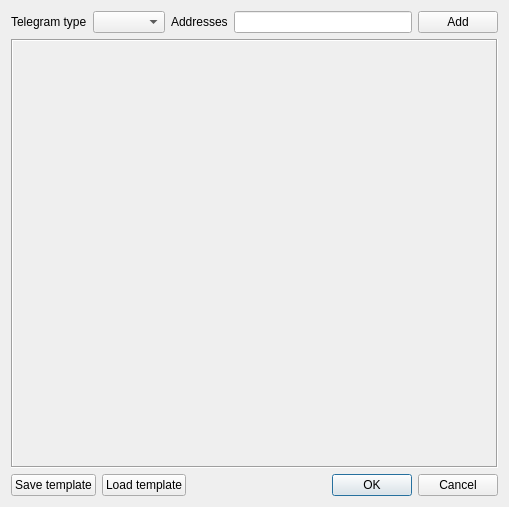
<?xml version="1.0" encoding="UTF-8"?>
<ui version="4.0">
 <class>CreateTelegramWizard</class>
 <widget class="QDialog" name="CreateTelegramWizard">
  <property name="geometry">
   <rect>
    <x>0</x>
    <y>0</y>
    <width>509</width>
    <height>507</height>
   </rect>
  </property>
  <property name="windowTitle">
   <string>Create telegram wizard</string>
  </property>
  <layout class="QVBoxLayout" name="verticalLayout_2">
   <item>
    <layout class="QHBoxLayout" name="horizontalLayout">
     <item>
      <widget class="QLabel" name="label_2">
       <property name="text">
        <string>Telegram type</string>
       </property>
      </widget>
     </item>
     <item>
      <widget class="QComboBox" name="telegramTypeComboBox">
       <property name="maxVisibleItems">
        <number>20</number>
       </property>
      </widget>
     </item>
     <item>
      <widget class="QLabel" name="label">
       <property name="text">
        <string>Addresses</string>
       </property>
      </widget>
     </item>
     <item>
      <widget class="QLineEdit" name="addressesLineEdit">
       <property name="readOnly">
        <bool>false</bool>
       </property>
      </widget>
     </item>
     <item>
      <widget class="QPushButton" name="butAddAddress">
       <property name="text">
        <string>Add</string>
       </property>
      </widget>
     </item>
    </layout>
   </item>
   <item>
    <widget class="QFrame" name="frame">
     <property name="frameShape">
      <enum>QFrame::Box</enum>
     </property>
     <property name="frameShadow">
      <enum>QFrame::Sunken</enum>
     </property>
     <layout class="QVBoxLayout" name="verticalLayout">
      <item>
       <widget class="QStackedWidget" name="stackedWidget">
        <widget class="QWidget" name="page"/>
        <widget class="QWidget" name="page_2"/>
       </widget>
      </item>
     </layout>
    </widget>
   </item>
   <item>
    <layout class="QHBoxLayout" name="horizontalLayout_2">
     <item>
      <widget class="QPushButton" name="saveTemplateButton">
       <property name="text">
        <string>Save template</string>
       </property>
       <property name="shortcut">
        <string>Ctrl+S</string>
       </property>
      </widget>
     </item>
     <item>
      <widget class="QPushButton" name="loadTemplateButton">
       <property name="text">
        <string>Load template</string>
       </property>
       <property name="shortcut">
        <string>Ctrl+O</string>
       </property>
      </widget>
     </item>
     <item>
      <widget class="QDialogButtonBox" name="buttonBox">
       <property name="standardButtons">
        <set>QDialogButtonBox::Cancel|QDialogButtonBox::Ok</set>
       </property>
      </widget>
     </item>
    </layout>
   </item>
  </layout>
 </widget>
 <tabstops>
  <tabstop>telegramTypeComboBox</tabstop>
  <tabstop>addressesLineEdit</tabstop>
  <tabstop>butAddAddress</tabstop>
 </tabstops>
 <resources/>
 <connections/>
</ui>
